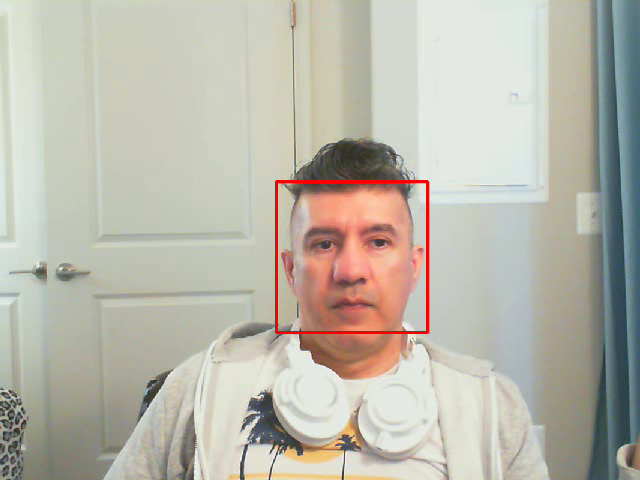
#> input picture frame 47 of output/output-smile.avi, 640 x 480 px, given in place of the camera
$ python smile-webcam-vidout.py
#> lines starting #> are read from the running program, lines starting #| are printed output that depends on the picture; after the words box and inside, x2 and y2 are one past the last pixel; in counts of white or black regions, pixels touching at a corner belong together
# -*- coding=utf-8 -*-
# attribution - https://github.com/LiuXiaolong19920720/smile-detection-Python
import cv2

# 人脸检测器 #face detector
facePath = "lbpcascade_frontalface.xml"
faceCascade = cv2.CascadeClassifier(facePath)

# 笑脸检测器 #smile detector
smilePath = "haarcascade_smile.xml"
smileCascade = cv2.CascadeClassifier(smilePath)

camera = cv2.VideoCapture(0)

frame_width = int(camera.get(3))
frame_height = int(camera.get(4))
print("vid frame_width {}".format(int(frame_width)))
print("vid frame_height {}".format(int(frame_height)))

vid_width = int(camera.get(cv2.CAP_PROP_FRAME_WIDTH)) #640
vid_height = int(camera.get(cv2.CAP_PROP_FRAME_HEIGHT)) #480
#height = 720
#width = 1080

print("vid width {}".format(int(vid_width)))
print("vid height {}".format(int(vid_height)))

# Create an output movie file (make sure resolution/frame rate matches input video!)
fourcc = cv2.VideoWriter_fourcc(*'XVID')
output_movie = cv2.VideoWriter('output-smile.avi', fourcc, 25, (vid_width, vid_height))

while True:
	(ret, img) = camera.read()
#> img is the input picture: shape (480, 640, 3); mean B, G, R 171.9, 184.1, 187.1
	gray = cv2.cvtColor(img, cv2.COLOR_BGR2GRAY)
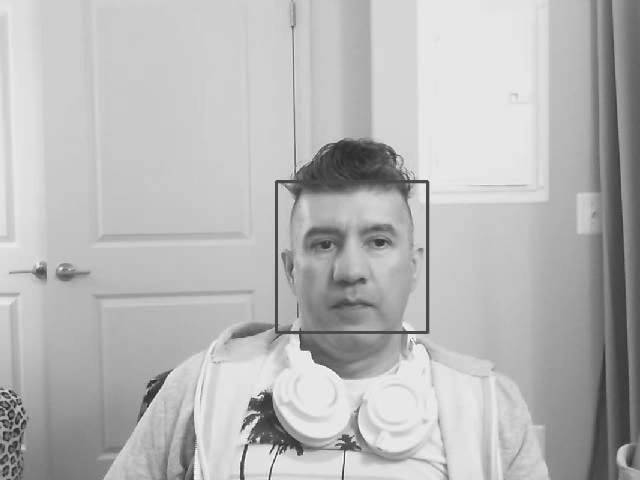
#> gray: shape (480, 640); min 31, max 255, mean 183.6

	# if we are viewing a video and we did not grab a frame,
	# then we have reached the end of the video
	if not ret:
		break

	# 首先检测人脸，返回的是框住人脸的矩形框 #First detect the face - Returning the rectangular frame that frames the face
	faces = faceCascade.detectMultiScale(
    	gray,
    	scaleFactor= 1.1,
    	minNeighbors=8,
    	minSize=(55, 55),
    	flags=cv2.CASCADE_SCALE_IMAGE
	)
#> faces = [[276, 182, 151, 151]]

	# 画出每一个人脸，提取出人脸所在区域 #Draw every face - Extract the area where the face is located
	for (x, y, w, h) in faces:
		cv2.rectangle(img, (x, y), (x+w, y+h), (0, 0, 255), 2)
		roi_gray = gray[y:y+h, x:x+w]
		roi_color = img[y:y+h, x:x+w]

		# 对人脸进行笑脸检测 #Smile detection on the face
		smile = smileCascade.detectMultiScale(
        	roi_gray,
        	scaleFactor= 1.16,
        	minNeighbors=35,
        	minSize=(25, 25),
        	flags=cv2.CASCADE_SCALE_IMAGE
    	)

		# 框出上扬的嘴角并对笑脸打上Smile标签 #Frame the rising corner of the mouth and put on the smile
		for (x2, y2, w2, h2) in smile:
			cv2.rectangle(roi_color, (x2, y2), (x2+w2, y2+h2), (255, 0, 0), 2)
			cv2.putText(img,'Smile',(x,y-7), 3, 1.2, (0, 255, 0), 2, cv2.LINE_AA)
#> this loop made 1 pass
#> pass 1, `roi_gray = gray[y:y+h, x:x+w]`:
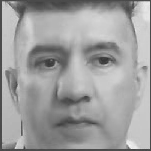
#> roi_gray: shape (151, 151); min 52, max 251, mean 158.4
#> pass 1, `roi_color = img[y:y+h, x:x+w]`:
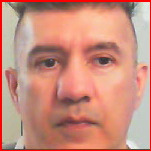
#> roi_color: shape (151, 151, 3); mean B, G, R 125.5, 142.6, 201.9
#> after the loop:
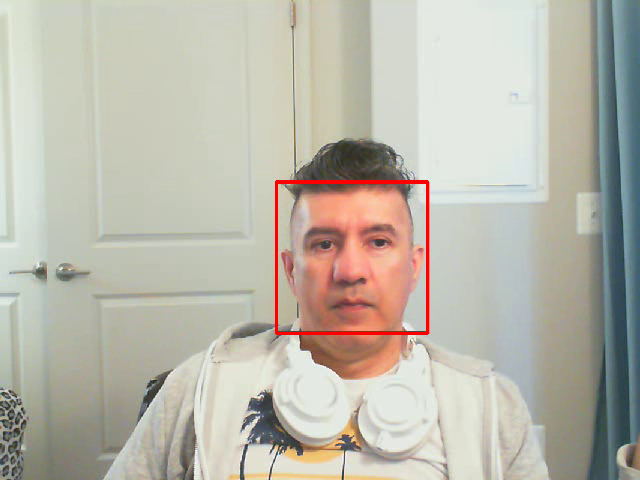
#> img: shape (480, 640, 3); 0.57% of pixels changed, all inside (x1, y1, x2, y2) = (275, 181, 429, 335)

	cv2.imshow('Smile?', img)
	output_movie.write(img)

	if cv2.waitKey(1) & 0xFF == ord('q'):
#> (key q is pressed here)
	    break

camera.release()
cv2.destroyAllWindows()

$ run again, starting later in the video
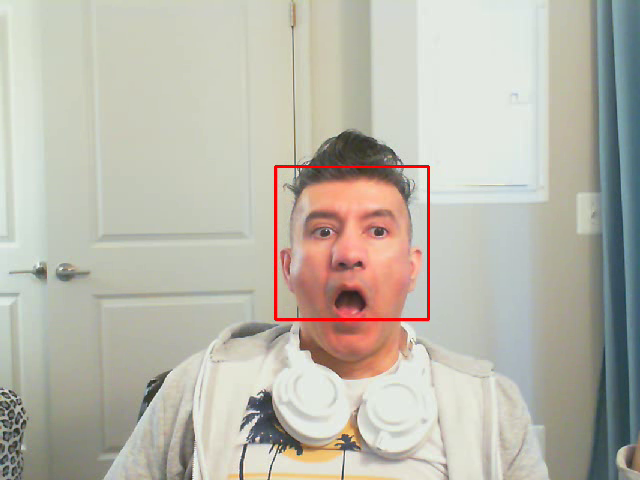
#> input picture frame 211 of output/output-smile.avi, 640 x 480 px, given in place of the camera
#> img is the input picture: shape (480, 640, 3); mean B, G, R 172.7, 184.3, 187
#> `gray = cv2.cvtColor(img, cv2.COLOR_BGR2GRAY)`:
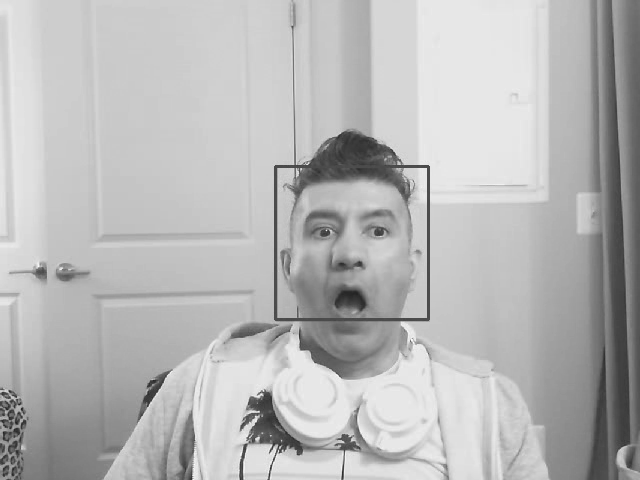
#> gray: shape (480, 640); min 33, max 254, mean 183.8
#> faces = [[276, 165, 154, 154]]
#> the loop `for (x, y, w, h) in faces:` made 1 pass
#> after the loop `for (x, y, w, h) in faces:`:
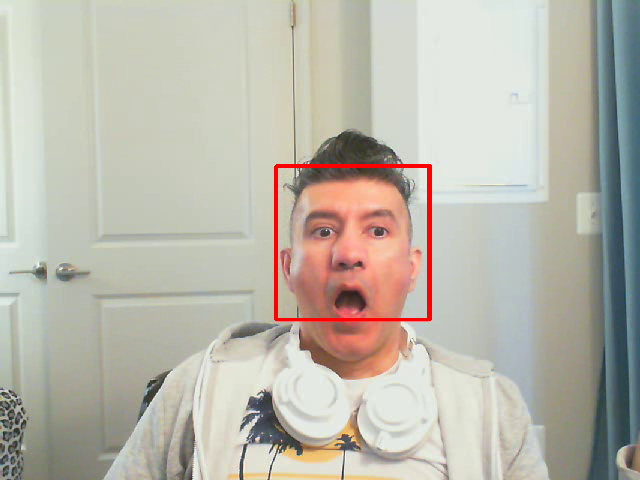
#> img: shape (480, 640, 3); 0.57% of pixels changed, all inside (x1, y1, x2, y2) = (275, 164, 432, 321)

$ run again, starting later in the video
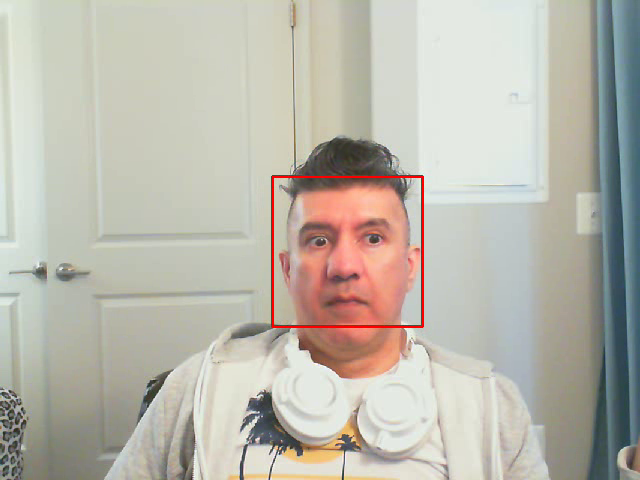
#> input picture frame 376 of output/output-smile.avi, 640 x 480 px, given in place of the camera
#> img is the input picture: shape (480, 640, 3); mean B, G, R 173.2, 184, 187
#> `gray = cv2.cvtColor(img, cv2.COLOR_BGR2GRAY)`:
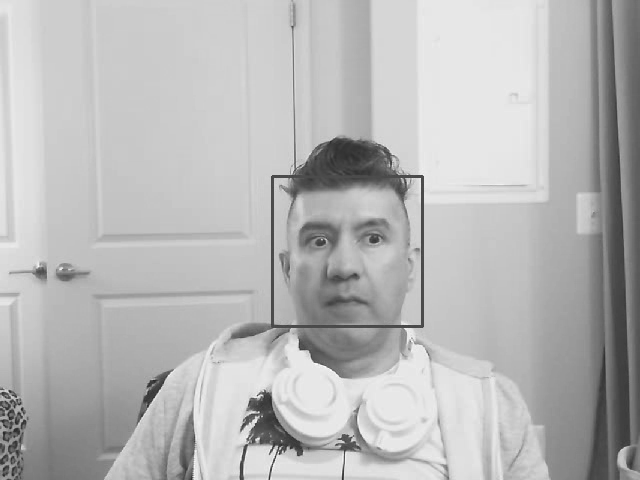
#> gray: shape (480, 640); min 30, max 255, mean 183.6
#> faces = [[271, 176, 152, 152]]
#> the loop `for (x, y, w, h) in faces:` made 1 pass
#> after the loop `for (x, y, w, h) in faces:`:
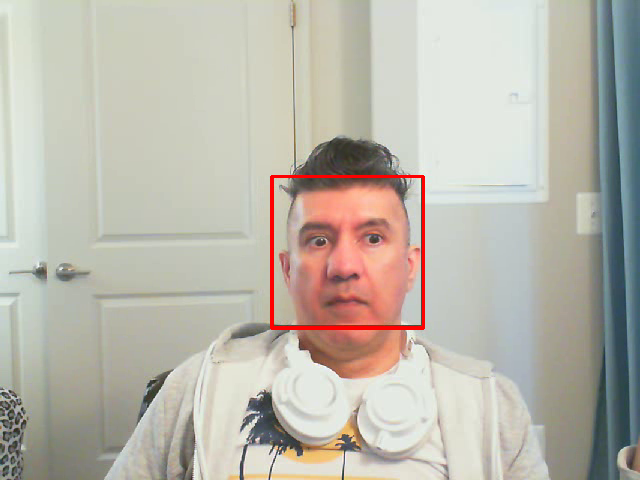
#> img: shape (480, 640, 3); 0.57% of pixels changed, all inside (x1, y1, x2, y2) = (270, 175, 425, 330)
